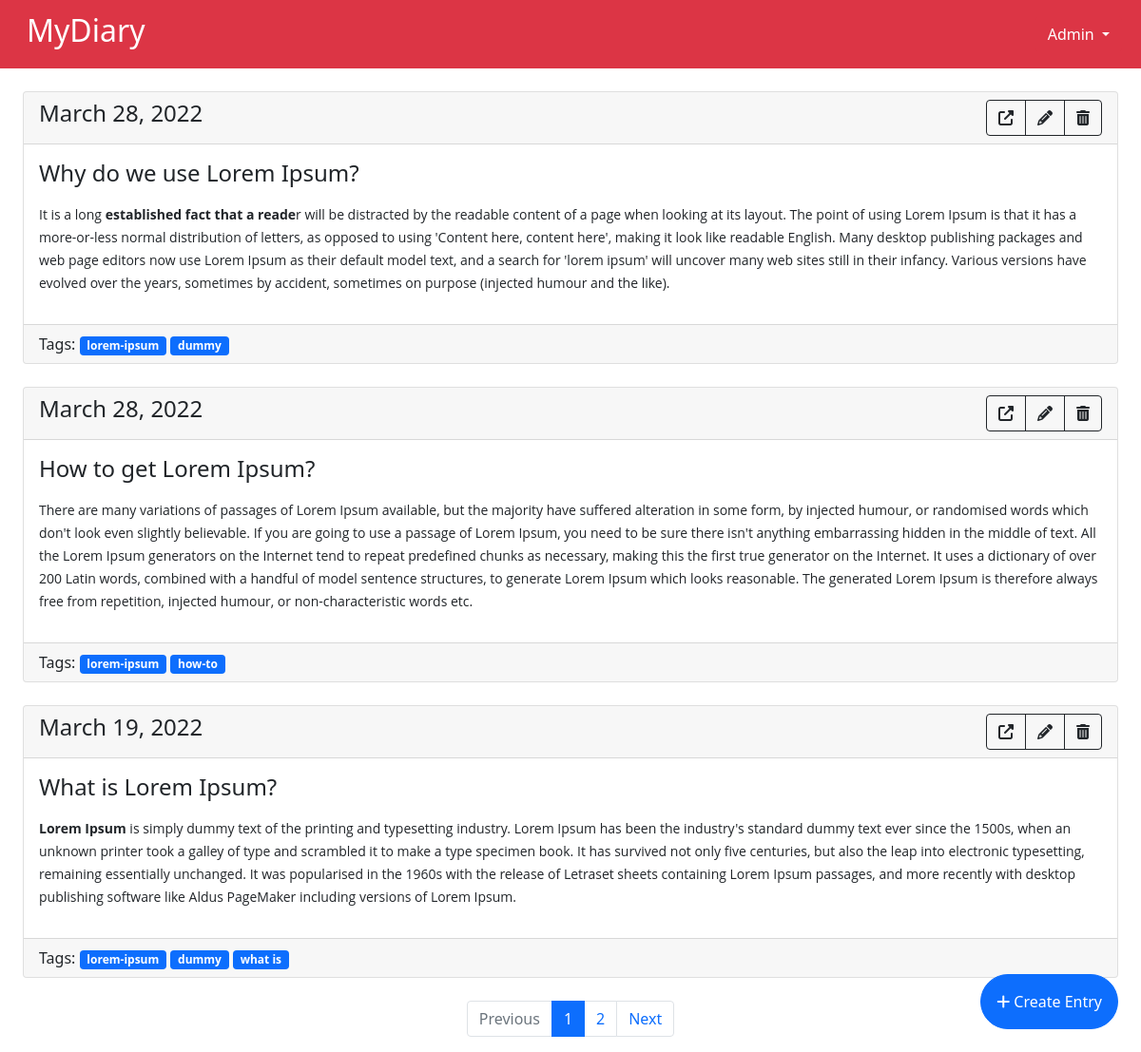
The app's page / (signed in), older data.
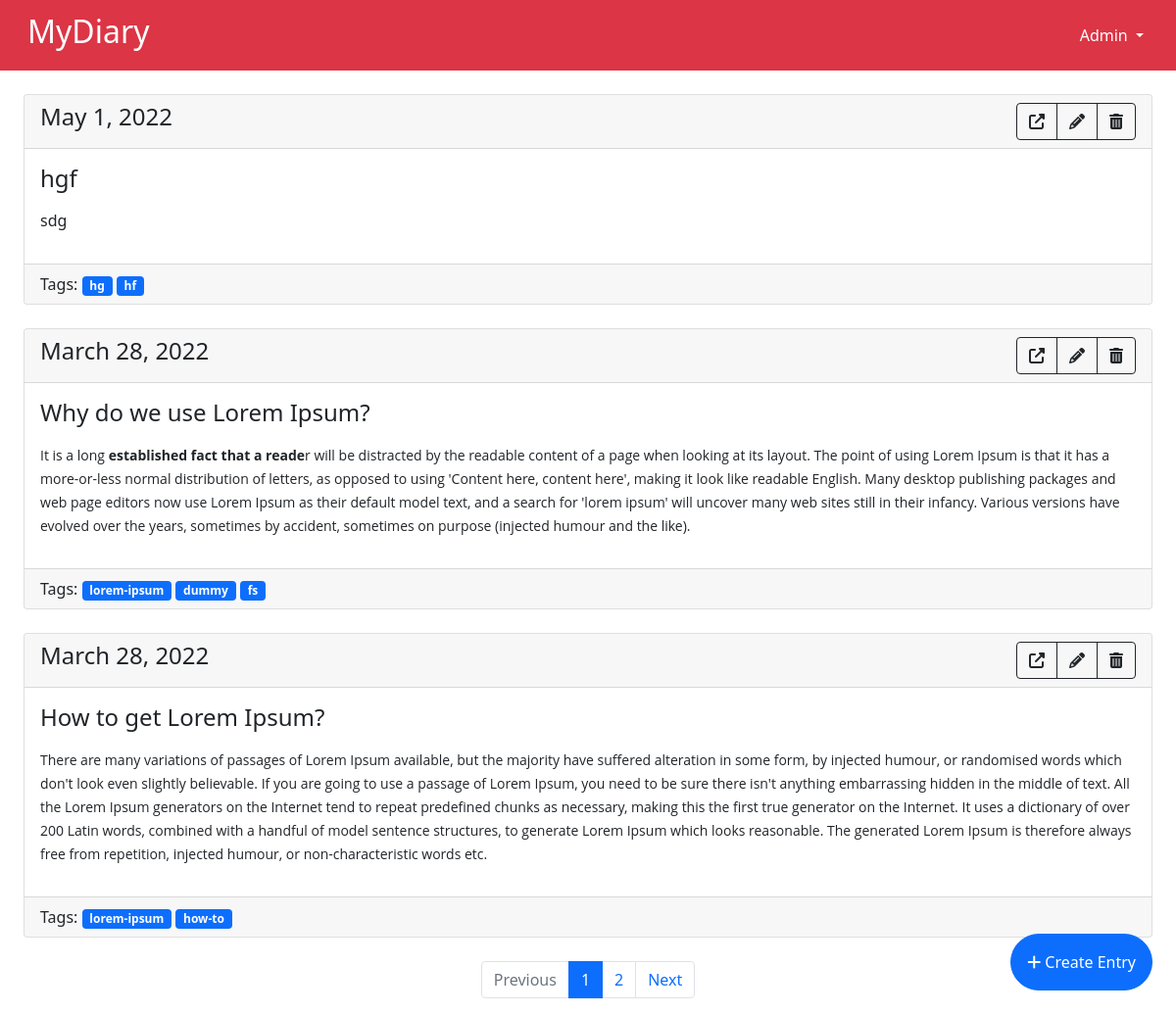
The same page, newer data.
### entries/models.py (models this page shows, shortened)
class Entry(models.Model):
    user = models.ForeignKey(
        User, on_delete=models.CASCADE)
    title = models.CharField(max_length=200)
    content = models.TextField(blank=True)
    date_created = models.DateField()
    time_created = models.DateTimeField(auto_now_add=True, null=True)
    tags = TaggableManager()
    class Meta:
        verbose_name_plural = "Entries"

### entries/views.py (the view)
# urls.py: path("", login_required(EntryListView.as_view()), name="list-entries"),
class EntryListView(ListView):
    model = Entry
    context_object_name = 'entries'
    template_name = "entries/entry_list.html"
    paginate_by = 3
    def get_queryset(self):
        if 'tag_slug' in self.kwargs:
            return Entry.objects.filter(user=self.request.user,
                                        tags__slug=self.kwargs.get('tag_slug')
                                        ).order_by('-date_created', '-time_created')
        return Entry.objects.filter(
            user=self.request.user
        ).order_by('-date_created', '-time_created')

### entries/templates/entries/entry_list.html (shortened to what this page needs)
{% extends "base.html" %}
{% load static %}
{% block content %}
{% if entries %}
  {% for entry in entries %}
    {% include "entries/entry_view.html" with entry=entry %}
  {% endfor %}
{% else %}
<div class="bg-light p-5 rounded m-5">
  <h3 class="display-6">You've no Entries. <a href="{% url 'new-entry' %}">Create one</a> now.</h3>
</div>
{% endif %}
<div class="m-2">
  <a href="{% url 'new-entry' %}" class="btn btn-primary rounded-pill position-fixed bottom-0 end-0 m-4 p-3"> <i class="fa-solid fa-plus"></i>  Create Entry</a>
</div>
  {% if is_paginated %}
    <ul class="pagination mx-4 d-flex justify-content-center">
      {% if page_obj.has_previous %}
        <li class="page-item">
          <a class="page-link" href="?page={{ page_obj.previous_page_number }}">Previous</a>
        </li>
      {% else %}
        <li class="page-item disabled">
          <span class="page-link">Previous</span>
        </li>
      {% endif %}
      {% for i in paginator.page_range %}
        {% if page_obj.number == i %}
          <li class="page-item active">
            <span class="page-link">{{ i }}</span>
          </li>
        {% else %}
          <li class="page-item">
            <a class="page-link" href="?page={{ i }}">{{ i }}</a>
          </li>
        {% endif %}
      {% endfor %}
      {% if page_obj.has_next %}
        <li class="page-item">
          <a class="page-link" href="?page={{ page_obj.next_page_number }}">Next</a>
        </li>
      {% else %}
        <li class="page-item disabled">
          <span class="page-link">Next</span>
        </li>
      {% endif %}
    </ul>
  {% endif %}
{% endblock content %}

### entries/templates/entries/entry_view.html (shortened to what this page needs)
<div class="card m-4 ">
    <div class="card-header card-title d-flex justify-content-between">
        <div>
            <h4>{{ entry.date_created }}</h4>
        </div>
        <div class="btn-group" role="group" aria-label="Basic example">
            {% if not is_detail %}
                <a href="{% url 'detail-entry' entry.pk %}" class="btn btn-outline-dark"><i class="fa-solid fa-up-right-from-square"></i></a>
            {% endif %}
            <a href="{% url 'update-entry' entry.pk %}" class="btn btn-outline-dark"><i class="fa-solid fa-pencil"></i></a>
            <button type="button" class="btn btn-outline-dark" data-bs-toggle="modal" data-bs-target="#deleteConformation{{entry.pk}}"><i class="fa-solid fa-trash-can"></i></button>
          </div>
    </div>
    <div class="card-body">
        <h4>
            {{ entry.title }}
        </h4>
      <p class="card-text entry-element">
        {{ entry.content|safe }}
      </p>
    </div>
    {% if entry.tags.all %}
    <div class="card-footer">
      Tags:
      {% for tag in entry.tags.all %}
      <a href="{% url 'posts_by_tags' tag.slug %}" class="badge bg-primary text-decoration-none">
          {{tag}}
      </a>
      {% endfor %}
    </div>
    {% endif %}
    </div>

Row changes from the older to the newer data that the page shows:
no longer on this page (row unchanged): Entry: date_created "March 19, 2022", title "What is Lorem Ipsum?", content "Lorem Ipsum is simply dummy text of the printing and typesetting industry. Lorem Ipsum has been the industry's standard dummy text ever since the 1500s, when an unknown printer took a galley of type and scrambled it to make a type specimen book. It has survived not only five centuries, but also the leap into electronic typesetting, remaining essentially unchanged. It was popularised in the 1960s with the release of Letraset sheets containing Lorem Ipsum passages, and more recently with desktop publishing software like Aldus PageMaker including versions of Lorem Ipsum.", Tag (name "lorem-ipsum"), Tag (name "dummy")
no longer on this page (row unchanged): Tag: name "what is", shown under "March 19, 2022"
added Entry: date_created "May 1, 2022", title "hgf", content "sdg"
added Tag: name "hg", shown under "May 1, 2022"
added Tag: name "hf", shown under "May 1, 2022"
added Tag: name "fs", shown under Entry "Why do we use Lorem Ipsum?"
